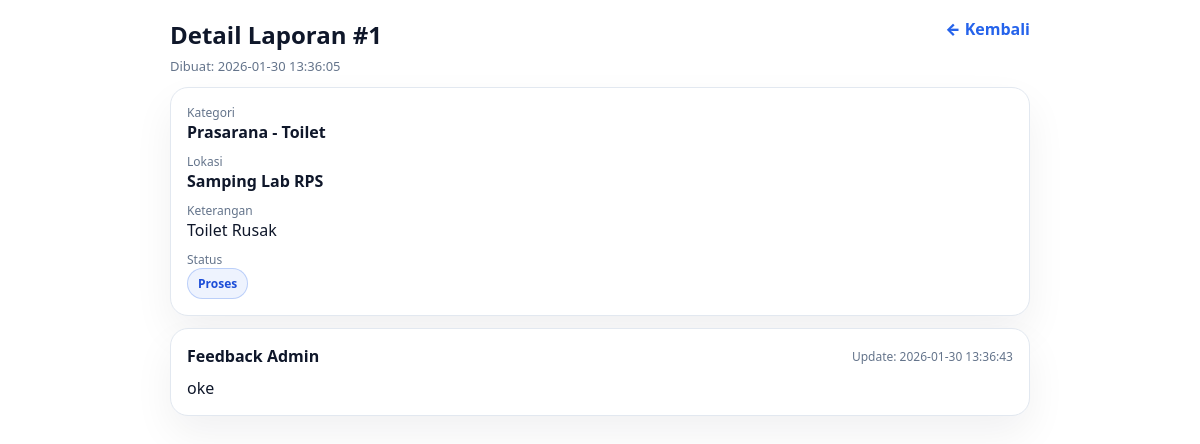
/pengaduan_sekolah/siswa_detail.php?id=1 (signed in), run on the app's committed database.
### tables this page shows
CREATE TABLE `input_aspirasi` (
  `id_pelaporan` int(10) UNSIGNED NOT NULL,
  `nis` int(10) UNSIGNED NOT NULL,
  `id_kategori` int(10) UNSIGNED NOT NULL,
  `lokasi` varchar(80) NOT NULL,
  `ket` varchar(255) NOT NULL,
  `created_at` datetime NOT NULL DEFAULT current_timestamp()
);

CREATE TABLE `kategori` (
  `id_kategori` int(10) UNSIGNED NOT NULL,
  `ket_kategori` varchar(50) NOT NULL
);

### pengaduan_sekolah/siswa_detail.php (the view, shortened to what this page needs)
<?php
require_once __DIR__ . "/koneksi.php";
$nis = (int)$_SESSION['siswa_nis'];
$id  = (int)($_GET['id'] ?? 0);
$stmt = mysqli_prepare($conn, "
  SELECT
    ia.id_pelaporan, ia.lokasi, ia.ket, ia.created_at,
    k.ket_kategori,
    COALESCE(a.status,'Menunggu') AS status,
    COALESCE(a.feedback_text,'') AS feedback_text,
    COALESCE(a.updated_at,'') AS updated_at
  FROM input_aspirasi ia
  JOIN kategori k ON k.id_kategori = ia.id_kategori
  LEFT JOIN aspirasi a ON a.id_pelaporan = ia.id_pelaporan
  WHERE ia.id_pelaporan = ? AND ia.nis = ?
  LIMIT 1
");
mysqli_stmt_bind_param($stmt, "ii", $id, $nis);
mysqli_stmt_execute($stmt);
$row = mysqli_fetch_assoc(mysqli_stmt_get_result($stmt));
?>
<!doctype html>
<html lang="id">
<head>
</head>
<body>
<div class="wrap">
  <div class="top">
    <div>
      <h2 style="margin:0">Detail Laporan #<?= (int)$row["id_pelaporan"] ?></h2>
      <div class="muted" style="margin-top:6px;font-size:13px">Dibuat: <?= htmlspecialchars($row["created_at"]) ?></div>
    </div>
    <a href="siswa_dashboard.php">← Kembali</a>
  </div>
  <div class="card pad" style="margin-bottom:12px">
    <div class="muted" style="font-size:12px">Kategori</div>
    <div style="font-weight:900"><?= htmlspecialchars($row["ket_kategori"]) ?></div>
    <div class="muted" style="font-size:12px;margin-top:10px">Lokasi</div>
    <div style="font-weight:900"><?= htmlspecialchars($row["lokasi"]) ?></div>
    <div class="muted" style="font-size:12px;margin-top:10px">Keterangan</div>
    <div><?= nl2br(htmlspecialchars($row["ket"])) ?></div>
    <?php
      $status = $row["status"];
      $cls = $status==="Proses" ? "proc" : ($status==="Selesai" ? "done" : "wait");
    ?>
    <div class="muted" style="font-size:12px;margin-top:10px">Status</div>
    <div><span class="badge <?= $cls ?>"><?= htmlspecialchars($status) ?></span></div>
  </div>
  <div class="card pad">
    <div style="display:flex;justify-content:space-between;gap:10px;align-items:center">
      <b>Feedback Admin</b>
      <span class="muted" style="font-size:12px">Update: <?= htmlspecialchars($row["updated_at"] ?: "-") ?></span>
    </div>
    <div style="margin-top:10px">
      <?php if (trim($row["feedback_text"]) === ""): ?>
        <span class="muted">Belum ada feedback dari admin.</span>
      <?php else: ?>
        <?= nl2br(htmlspecialchars($row["feedback_text"])) ?>
      <?php endif; ?>
    </div>
  </div>
</div>
</body>
</html>

### pengaduan_sekolah/siswa_detail.php (style rules this page uses)
:root { --bg:#fff;--text:#0f172a;--muted:#64748b;--border:#e2e8f0;--shadow:0 18px 40px rgba(15,23,42,.06);--primary:#2563eb;--radius:18px }
* { box-sizing:border-box }
body { margin:0;font-family:system-ui,-apple-system,Segoe UI,Roboto,Arial;background:var(--bg);color:var(--text);padding:18px }
.wrap { max-width:860px;margin:0 auto }
.top { display:flex;justify-content:space-between;gap:12px;align-items:flex-start;margin-bottom:12px }
a { color:var(--primary);font-weight:900;text-decoration:none }
.card { border:1px solid var(--border);border-radius:var(--radius);background:#fff;box-shadow:var(--shadow) }
.pad { padding:16px }
.muted { color:var(--muted) }
.badge { font-size:12px;font-weight:900;padding:6px 10px;border-radius:999px;border:1px solid var(--border);display:inline-block;background:#fff }
.badge.proc { border-color:rgba(37,99,235,.25);background:rgba(37,99,235,.08);color:#1d4ed8 }

### data on the page
input_aspirasi: id_pelaporan "1", created_at "2026-01-30 13:36:05", id_kategori.ket_kategori "Prasarana - Toilet", lokasi "Samping Lab RPS", ket "Toilet Rusak"

### other printed values
$status "Proses"
$row["updated_at"] ?: "-" "2026-01-30 13:36:43"
$row["feedback_text"] "oke"
